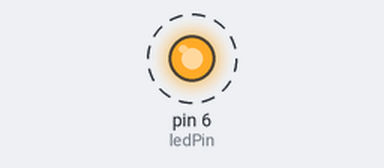
A sketch run on a simulated Arduino Uno, built with avr-gcc and run on an emulated ATmega328P. Parts: output pins drawn as LEDs (lit = HIGH). Dashed ring = blinking. What the sketch prints to the serial monitor is not drawn.

Above: at 0.5 s.
Timing chart, 0 to 4.6 s (numbered marks = the images above):
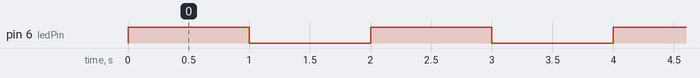

Measured:
- by itself, pin 6 (ledPin): alternates HIGH for 1.0 s and LOW for 1.0 s

The sketch:

W06-03-completeBlink.ino
```cpp
// simple LED blink with serial messages
// state changes happen WITHIN each loop
// serial is used to display messages in the *SERIAL MONITOR*

// led PINs
int ledPin = 6;

// led states
boolean ON = 1;
boolean OFF = 0;

// utility variables
int loopCounter = 0;

void setup() {
// set pinModes
  pinMode(ledPin, OUTPUT);

  // start serial
  Serial.begin(9600);
  Serial.println(__FILE__); // print file name
}

void loop() {

  // put your main code here, to run repeatedly:
  Serial.print("loop ");
  Serial.println(loopCounter);

  // write ledPIN HIGH - LED ON
  digitalWrite(ledPin, ON);    // ON == 1 == HIGH ==> 5V
  Serial.println("  LED ON");  // print led state
  delay(1000);                 // wait 1 second

  // write ledPIN LOW -- LED OFF
  digitalWrite(ledPin, OFF);// OFF == 0 == LOW ==> 0V(GND)
  Serial.println("  LED OFF");  // print led state
  delay(1000);  // wait 1 second

  // ***********   increment loop counter    *****************
  // loopCounter is just a way to clearly see how the code is flowing
  // you don't *NEED* it in your programs
  loopCounter++;

}
```
